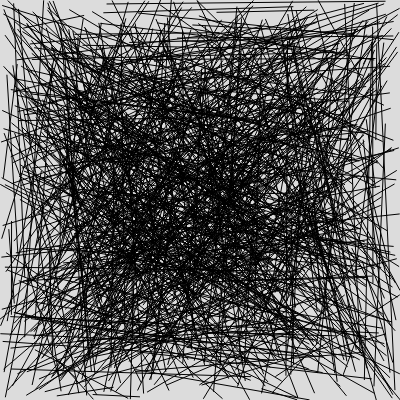
Frame 1 (no input)
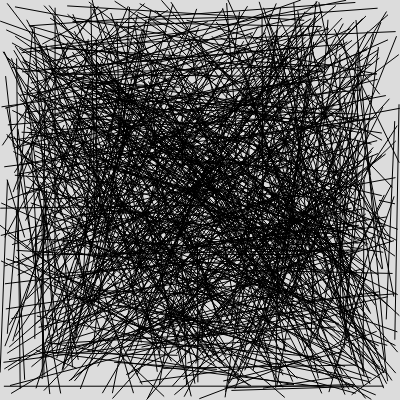
Frame 60 (no input)
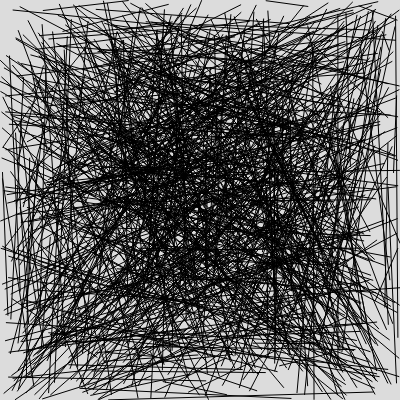
Frame 120 (the mouse pressed at the canvas centre since frame 60)

The p5.js sketch that drew these frames (run headless with seeded random() and noise() and a simulated clock; from frame 60 on, the mouse is pressed at the canvas centre):

// p5.js sketch
// ── sketch.js
function setup() {
  createCanvas(400, 400);
}

function draw() {
  background(220);
  
  for(let i = 0 ;i<800;i++){
  line(random(400), random(400), random(400), random(400));
  
      }

}
